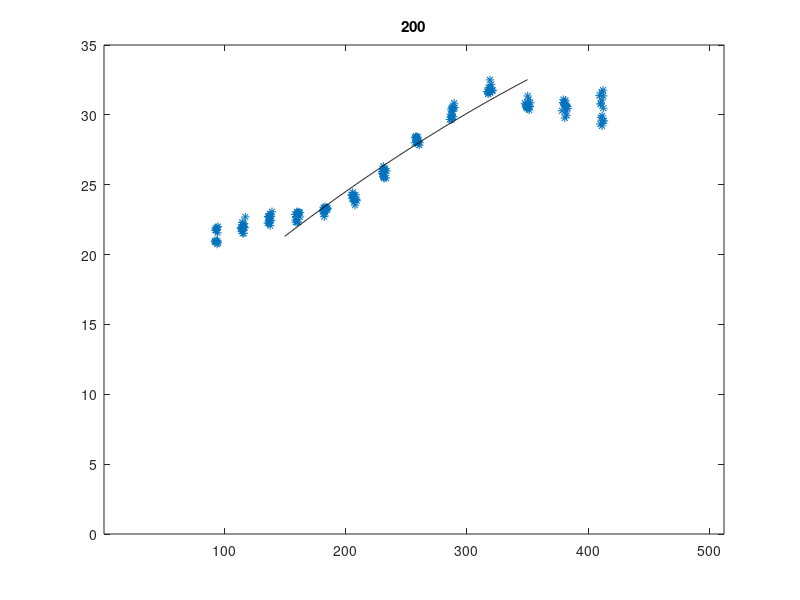
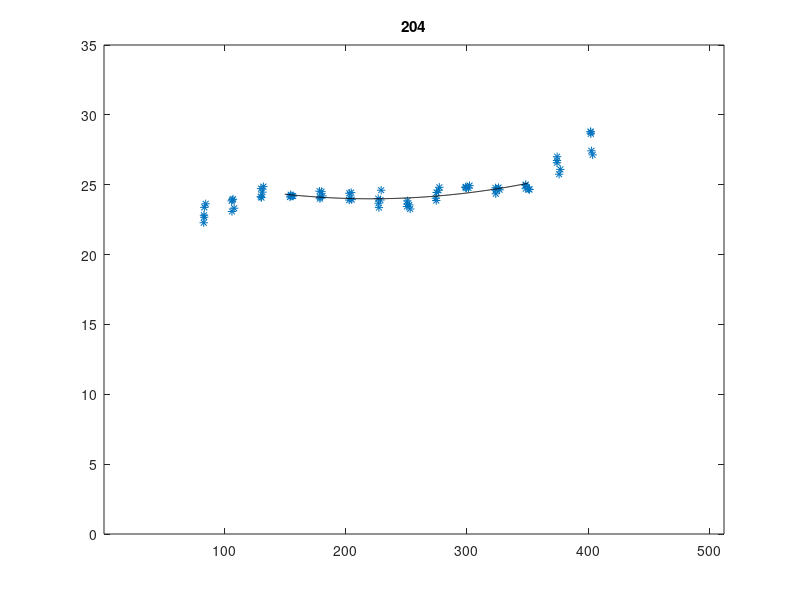
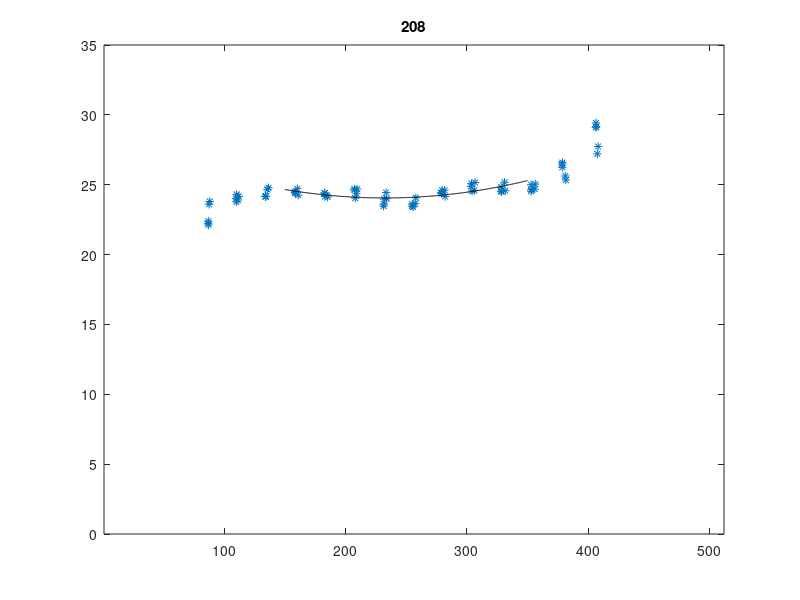
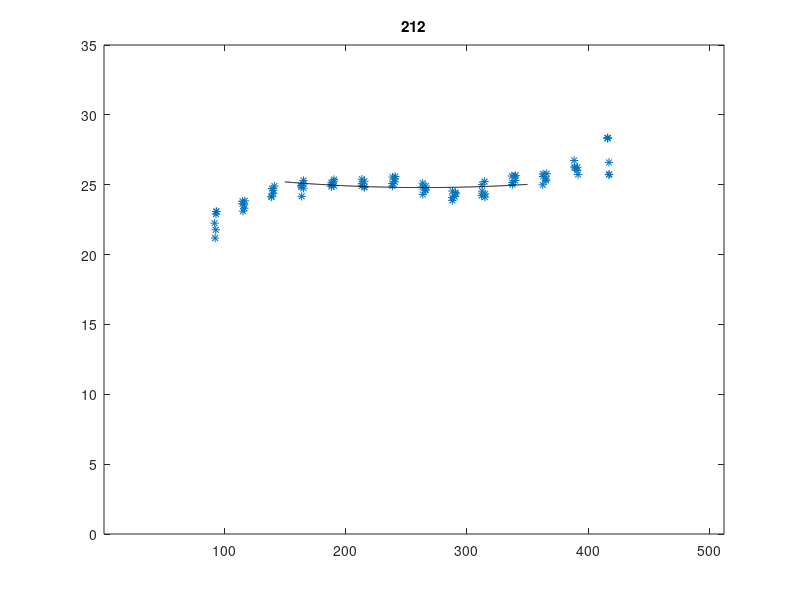

Recreate these plots in MATLAB, in order.
close all

load('calibrationValues.mat')

% Turnabout: 200
i1 = 150 <= calibrationValues.file_190311_001.pixelDiffPosX(:,1) & calibrationValues.file_190311_001.pixelDiffPosX(:,1) <= 350;
p1 = polyfit(calibrationValues.file_190311_001.pixelDiffPosX(i1,1),calibrationValues.file_190311_001.pixelDiffX(i1),2);
x1 = 150:.5:350;
y1 = polyval(p1,x1);
figure(1)
plot(calibrationValues.file_190311_001.pixelDiffPosX(:,1),calibrationValues.file_190311_001.pixelDiffX,'*',x1,y1,'k')
title('200')
axis([1 512 0 35])

% Turnabout: 204
i9 = 150 <= calibrationValues.file_190319_002.pixelDiffPosX(:,1) & calibrationValues.file_190319_002.pixelDiffPosX(:,1) <= 350;
p9 = polyfit(calibrationValues.file_190319_002.pixelDiffPosX(i9,1),calibrationValues.file_190319_002.pixelDiffX(i9),2);
x9 = 150:.5:350;
y9 = polyval(p9,x9);
figure(2)
plot(calibrationValues.file_190319_002.pixelDiffPosX(:,1),calibrationValues.file_190319_002.pixelDiffX,'*',x9,y9,'k')
title('204')
axis([1 512 0 35])
% Turnabout: 208
i10 = 150 <= calibrationValues.file_190319_001.pixelDiffPosX(:,1) & calibrationValues.file_190319_001.pixelDiffPosX(:,1) <= 350;
p10 = polyfit(calibrationValues.file_190319_001.pixelDiffPosX(i10,1),calibrationValues.file_190319_001.pixelDiffX(i10),2);
x10 = 150:.5:350;
y10 = polyval(p10,x10);
figure(3)
plot(calibrationValues.file_190319_001.pixelDiffPosX(:,1),calibrationValues.file_190319_001.pixelDiffX,'*',x10,y10,'k')
title('208')
axis([1 512 0 35])

% Turnabout: 212
i8 = 150 <= calibrationValues.file_190315_008.pixelDiffPosX(:,1) & calibrationValues.file_190315_008.pixelDiffPosX(:,1) <= 350;
p8 = polyfit(calibrationValues.file_190315_008.pixelDiffPosX(i8,1),calibrationValues.file_190315_008.pixelDiffX(i8),2);
x8 = 150:.5:350;
y8 = polyval(p8,x8);
figure(4)
plot(calibrationValues.file_190315_008.pixelDiffPosX(:,1),calibrationValues.file_190315_008.pixelDiffX,'*',x8,y8,'k')
title('212')
axis([1 512 0 35])

% Turnabout: 225
i7 = 150 <= calibrationValues.file_190315_007.pixelDiffPosX(:,1) & calibrationValues.file_190315_007.pixelDiffPosX(:,1) <= 350;
p7 = polyfit(calibrationValues.file_190315_007.pixelDiffPosX(i7,1),calibrationValues.file_190315_007.pixelDiffX(i7),2);
x7 = 150:.5:350;
y7 = polyval(p7,x7);
figure(5)
plot(calibrationValues.file_190315_007.pixelDiffPosX(:,1),calibrationValues.file_190315_007.pixelDiffX,'*',x7,y7,'k')
title('225')
axis([1 512 0 35])

% Turnabout: 250
i3 = 150 <= calibrationValues.file_190315_002.pixelDiffPosX(:,1) & calibrationValues.file_190315_002.pixelDiffPosX(:,1) <= 350;
p3 = polyfit(calibrationValues.file_190315_002.pixelDiffPosX(i3,1),calibrationValues.file_190315_002.pixelDiffX(i3),2);
x3 = 150:.5:350;
y3 = polyval(p3,x3);
figure(6)
plot(calibrationValues.file_190315_002.pixelDiffPosX(:,1),calibrationValues.file_190315_002.pixelDiffX,'*',x3,y3,'k')
title('250')
axis([1 512 0 35])

% Turnabout: 265
i2 = 150 <= calibrationValues.file_190315_001.pixelDiffPosX(:,1) & calibrationValues.file_190315_001.pixelDiffPosX(:,1) <= 350;
p2 = polyfit(calibrationValues.file_190315_001.pixelDiffPosX(i2,1),calibrationValues.file_190315_001.pixelDiffX(i2),2);
x2 = 150:.5:350;
y2 = polyval(p2,x2);
figure(7)
plot(calibrationValues.file_190315_001.pixelDiffPosX(:,1),calibrationValues.file_190315_001.pixelDiffX,'*',x2,y2,'k')
title('265')
axis([1 512 0 35])

% Turnabout: 278
i4 = 150 <= calibrationValues.file_190315_003.pixelDiffPosX(:,1) & calibrationValues.file_190315_003.pixelDiffPosX(:,1) <= 350;
p4 = polyfit(calibrationValues.file_190315_003.pixelDiffPosX(i4,1),calibrationValues.file_190315_003.pixelDiffX(i4),2);
x4 = 150:.5:350;
y4 = polyval(p4,x4);
figure(8)
plot(calibrationValues.file_190315_003.pixelDiffPosX(:,1),calibrationValues.file_190315_003.pixelDiffX,'*',x4,y4,'k')
title('278')
axis([1 512 0 35])

% Turnabout: 300
i5 = 150 <= calibrationValues.file_190315_005.pixelDiffPosX(:,1) & calibrationValues.file_190315_005.pixelDiffPosX(:,1) <= 350;
p5 = polyfit(calibrationValues.file_190315_005.pixelDiffPosX(i5,1),calibrationValues.file_190315_005.pixelDiffX(i5),2);
x5 = 150:.5:350;
y5 = polyval(p5,x5);
figure(9)
plot(calibrationValues.file_190315_005.pixelDiffPosX(:,1),calibrationValues.file_190315_005.pixelDiffX,'*',x5,y5,'k')
title('300')
axis([1 512 0 35])

% Turnabout: 350
i6 = 150 <= calibrationValues.file_190315_006.pixelDiffPosX(:,1) & calibrationValues.file_190315_006.pixelDiffPosX(:,1) <= 350;
p6 = polyfit(calibrationValues.file_190315_006.pixelDiffPosX(i6,1),calibrationValues.file_190315_006.pixelDiffX(i6),2);
x6 = 150:.5:350;
y6 = polyval(p6,x6);
figure(10)
plot(calibrationValues.file_190315_006.pixelDiffPosX(:,1),calibrationValues.file_190315_006.pixelDiffX,'*',x6,y6,'k')
title('350')
axis([1 512 0 35])

figure(11)
plot(x1,y1,'r',x9,y9,'k-.',x10,y10,'b-.',x8,y8,'k--',x7,y7,'g--',x3,y3,'g',x2,y2,'b',x4,y4,'k',x5,y5,'r--',x6,y6,'b--')
legend('200','204','208','212','225','250','265','278','300','350')